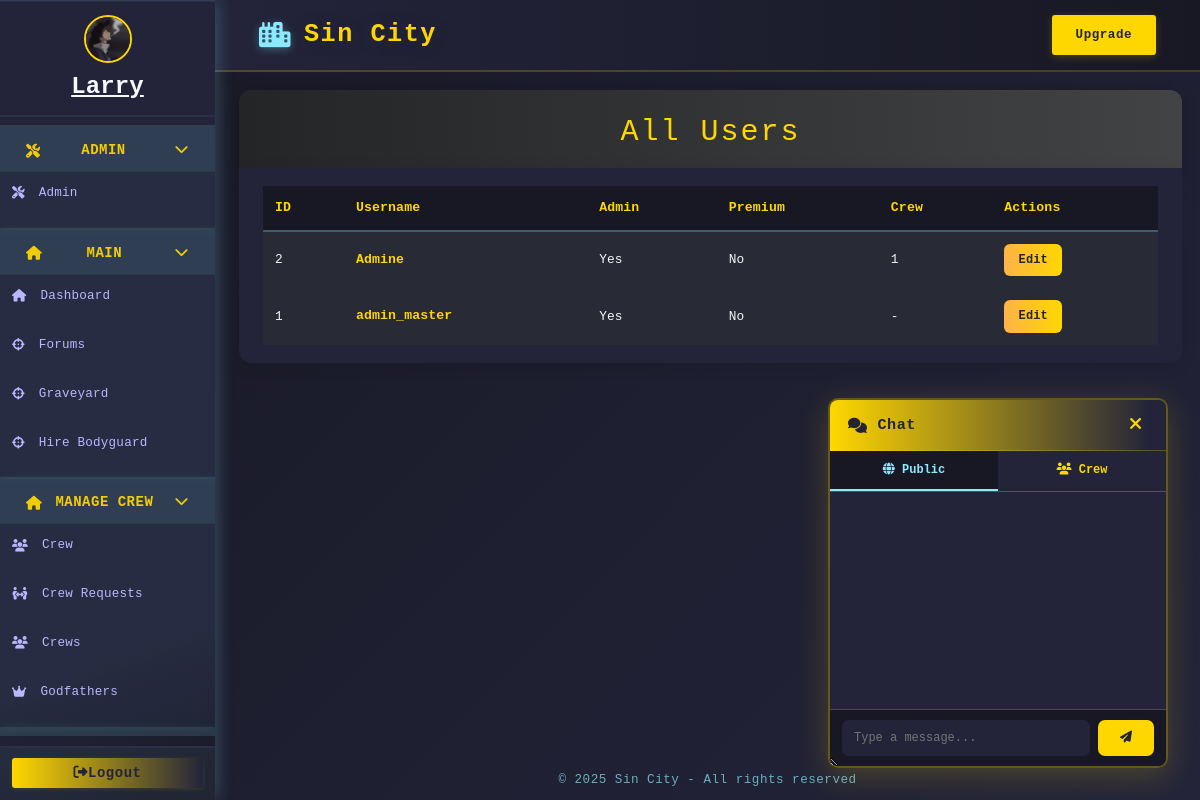
Before: /admin/users (signed in) with the older database file.
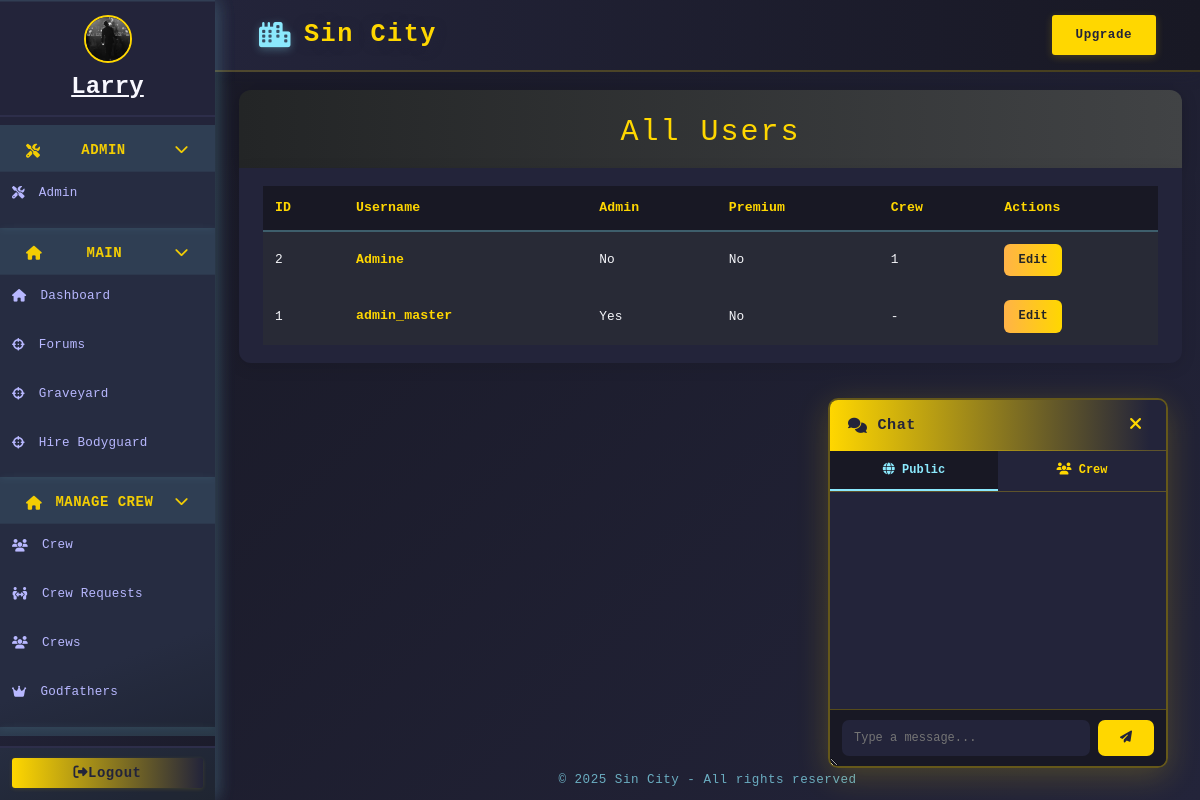
After: the same page with the newer database file.
### models/character.py (models this page shows, shortened)
class Character(db.Model):
    __tablename__ = 'character'
    id = db.Column(db.Integer, primary_key=True)
    user_id = db.Column(db.Integer, db.ForeignKey('user.id'), nullable=True)
    user = db.relationship('User', backref=db.backref('linked_character', overlaps="linked_characters"), foreign_keys=[user_id], overlaps="linked_characters")
    name = db.Column(db.String(64), unique=True, nullable=False)
    bodyguards = db.Column(db.Integer, default=0)
    health = db.Column(db.Integer, default=100)
    money = db.Column(db.Integer, default=250)
    level = db.Column(db.Integer, default=1)
    xp = db.Column(db.Integer, default=0)
    last_crime_time = db.Column(db.DateTime, nullable=True)
    last_travel_time = db.Column(db.DateTime, nullable=True)
    city = db.Column(db.String(64), default="New York")
    gun_id = db.Column(db.Integer, db.ForeignKey('shop_item.id'))
    gun = db.relationship('ShopItem', foreign_keys=[gun_id])
    in_jail = db.Column(db.Boolean, default=False)
    jail_until = db.Column(db.DateTime, nullable=True)
    bar_timer = db.Column(db.DateTime, nullable=True)
    bar_cooldown = db.Column(db.Integer, default=60)
    crime_group_id = db.Column(db.Integer, db.ForeignKey('organized_crime.id'))
    crime_group = db.relationship("OrganizedCrime", back_populates="members", foreign_keys=[crime_group_id])
    master_id = db.Column(db.Integer, db.ForeignKey('user.id'))
    equipped_gun_id = db.Column(db.Integer, db.ForeignKey('gun.id'), nullable=True)
    equipped_gun = db.relationship('Gun', foreign_keys=[equipped_gun_id])
    earn_streak = db.Column(db.Integer, default=0)
    last_earned = db.Column(db.DateTime, nullable=True)
    is_alive = db.Column(db.Boolean, default=True)
    profile_image = db.Column(db.String(255), nullable=True)
    crew_id = db.Column(db.Integer, db.ForeignKey('crew.id'))
    linked_user = db.relationship('User', foreign_keys=[user_id], overlaps="linked_character,linked_characters,user")
    crew = db.relationship('Crew', backref='characters')
    bio = db.Column(db.Text, default="")

### models/user.py (models this page shows, shortened)
class User(db.Model, UserMixin):
    __tablename__ = 'user'
    id = db.Column(db.Integer, primary_key=True)
    username = db.Column(db.String(12), unique=True, nullable=False)
    password_hash = db.Column(db.String(150), nullable=False)
    crew_id = db.Column(db.Integer, db.ForeignKey('crew.id'), nullable=True)
    email = db.Column(db.String(120), unique=True, nullable=False)
    email_verified = db.Column(db.Boolean, default=False)
    email_verification_token = db.Column(db.String(128), nullable=True)
    reset_token = db.Column(db.String(128), nullable=True)
    reset_token_expiry = db.Column(db.DateTime, nullable=True)
    last_seen = db.Column(db.DateTime, default=datetime.utcnow)
    last_earned = db.Column(db.DateTime, default=None, nullable=True)
    is_admin = db.Column(db.Boolean, default=False)
    premium = db.Column(db.Boolean, default=False)
    premium_until = db.Column(db.DateTime, nullable=True)
    last_known_ip = db.Column(db.String(45))
    organized_crime_id = db.Column(db.Integer, db.ForeignKey('organized_crime.id'))
    last_crime_time = db.Column(db.DateTime, nullable=True)
    gun_id = db.Column(db.Integer, db.ForeignKey('shop_item.id'), nullable=True)
    gun = db.relationship('ShopItem', foreign_keys=[gun_id])
    character = db.relationship('Character', backref='master', uselist=False, foreign_keys='Character.master_id')
    characters = db.relationship(
        'Character',
        backref=db.backref('owner', overlaps="character,master"),
        lazy=True,
        foreign_keys='Character.master_id',
        overlaps="character,master"
    )
    kills = db.Column(db.Integer, default=0)
    linked_characters = db.relationship('Character', foreign_keys='Character.user_id')

### models/admin.py (the view)
@admin_bp.route('/users')
@limiter.limit("20 per minute")
@admin_required
def admin_users():
    users = User.query.order_by(User.id.desc()).all()
    return render_template('admin/users.html', users=users)

### models/forms.py
class UpgradeForm(FlaskForm):
    submit = SubmitField('Upgrade')

class ChatForm(FlaskForm):
    message = StringField('Message', validators=[DataRequired()])
    submit = SubmitField('Send')

### app.py (called while the page is built)
@app.before_request
def update_last_seen():
    if current_user.is_authenticated:
        now = datetime.utcnow()
        if not current_user.last_seen or (now - current_user.last_seen).seconds > 1:
            current_user.last_seen = now
            db.session.commit()

@app.before_request
def enable_sqlite_fk():
    if db.engine.url.drivername == 'sqlite':
        with db.engine.connect() as conn:
            conn.execute(db.text("PRAGMA foreign_keys=ON"))

@login_manager.user_loader
def load_user(user_id):
    return db.session.get(User, int(user_id))

@app.context_processor
def inject_upgrade_form():
    return dict(upgrade_form=UpgradeForm())

@app.context_processor
def inject_user():
    return dict(user=current_user)

@app.context_processor
def inject_now():
    from datetime import datetime
    return {'now': datetime.utcnow}

@app.context_processor
def inject_chat_form():
    return dict(chat_form=ChatForm())

### templates/admin/users.html (shortened to what this page needs)
{% extends "base.html" %}
{% block content %}
<div class="users-header">
    <h1>All Users</h1>
</div>
<div class="users-list">
    <table class="users-table">
        <tr>
            <th>ID</th>
            <th>Username</th>
            <th>Admin</th>
            <th>Premium</th>
            <th>Crew</th>
            <th>Actions</th>
        </tr>
        {% for user in users %}
        <tr>
            <td>{{ user.id }}</td>
            <td><span class="user-link">{{ user.username }}</span></td>
            <td>{{ 'Yes' if user.is_admin else 'No' }}</td>
            <td>{{ 'Yes' if user.premium else 'No' }}</td>
            <td>{{ user.crew_id or '-' }}</td>
            <td>
                <div class="user-actions">
                    <a href="{{ url_for('admin.admin_edit_user', user_id=user.id) }}" class="btn btn-primary">Edit</a>
                </div>
            </td>
        </tr>
        {% else %}
        <tr>
            <td colspan="6" style="color:#b8b8ff;">No users found.</td>
        </tr>
        {% endfor %}
    </table>
</div>
{% endblock %}

### templates/base.html (shortened to what the changed rows need)
<!DOCTYPE html>
<html lang="en">
<head>
  <link rel="stylesheet" href="https://cdn.jsdelivr.net/npm/bootstrap@4.6.2/dist/css/bootstrap.min.css">
  <link rel="stylesheet" href="https://cdnjs.cloudflare.com/ajax/libs/font-awesome/6.4.2/css/all.min.css">
</head>
<body class="fade-in">
  <div class="layout-root fade-in">
    {% block sidebar %}
    <div class="sidebar {% if request.endpoint in ['login', 'register'] %}d-none{% endif %}">
      <nav class="sidebar">
        {% if current_user.is_authenticated %}
          <div class="sidebar-user">
            {% set character = current_character %}
            {% if character and character.profile_image %}
              <img
                src="{{ url_for('static', filename=character.profile_image) if not character.profile_image.startswith('http') else character.profile_image }}"
                class="crew-avatar"
                alt="avatar"
                style="width:48px;height:48px;border-radius:50%;margin-bottom:6px;border:2px solid #ffd700;object-fit:cover;"
              >
            {% else %}
              <i id="char-name" class="fas fa-user-circle"></i>
            {% endif %}
            {% if character %}
              <a href="{{ url_for('profile_by_id', char_id=character.id) }}" style="color:inherit; text-decoration: underline;">
                <strong>{{ character.name }}</strong>
              </a>
            {% else %}
              <span><strong>No character</strong></span>
            {% endif %}
          </div>
        {% endif %}
      </nav>
    </div>
    {% endblock %}
    <div class="main-area">
      <main class="content-area">
        {% block content %}{% endblock %}
      </main>
    </div>
  </div>
</body>
</html>

Changed rows visible on the page:
changed Character "Larry": profile_image: a different picture
changed User "Admine": is_admin "Yes" → "No"
